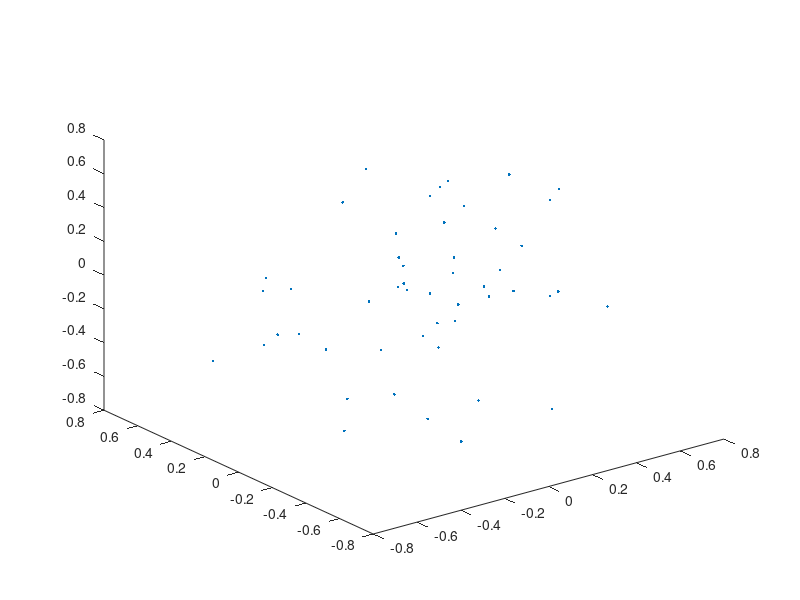

Source code (MATLAB): (Note: this script raises an error after producing the figure.)
% this script is the driver for self-calibration experiments; taking away
% the computation of the intrinsic parameters, it can be used to check the
% computation of camera motion from correspondences (relative orientation)
% in motion.m or the reconstruction (triangulation) algorithm in rec3d.m

% clear;

% number of points
numberOfPoints = 50

% number of trials to be averaged ( >10 )
numberOftrials = 70

% number of views (or cameras)
numberOfViews = 5

% std dev of gaussian noise added to image
sigma =1.0;

% perturbation of initial value
% pert = 0.0;

aut = [];
avt = [];
u0t = [];
v0t = [];
nt  = [];
ptmean  = [];
rtmean  = [];

for pert = 0:10:1
% for numberOfViews = 3:2:15
% for sigma = 0:0.5:4

  au = [];
  av = [];
  u0 = [];
  v0 = [];
  nconv =0;
  pix_err = []; 
  rec_err = [];
  
  for trial =1:numberOftrials

    %  set of fundamental matrices
    global Fs;
    Fs = zeros(3,3,numberOfViews,numberOfViews);

    global Ws;
    Ws = zeros(numberOfViews,numberOfViews);

    imagePoints = zeros(numberOfPoints,2,numberOfViews);

    PPM = zeros(3,4,numberOfViews);
    PPMGT = zeros(3,4,numberOfViews);

    % punti random in un cubo di lato 0.5
    % che e' conenuto in una sfera di raggio sqrt(3)/2
    data = (rand(numberOfPoints,3)-0.5)./(sqrt(3)/2);

    % plot 3D points
    x = data(:,1);
    y = data(:,2);
    z = data(:,3);
    figure(2)
    plot3(x,y,z,'.');
    hold on

    % camera intrinsic parameters, constant  
    A = [
      800 0   256
      0	  800 256
      0	  0     1];

    % random camera position (first camera) 
    P = rcam(A, [0 0 0], 2.5, 0.25);
    
    G0 = [inv(A) * P; ; 0 0 0 1];
    % G0 e' la trasformazione dei punti dal rif mondo al rif della prima tc 
    
    % applica G0 ai punti 3D
    [x,y,z] = p3t(G0,x,y,z);

    % con i punti espressi in qto sistema, la prima tc e' I|0
    P = A * [eye(3), zeros(3,1)];
    
    % project world points to image points
    [u,v]= projf(P,x,y,z);
    
    % add noise to image points
    u = u + sigma * randn(size(u));
    v = v + sigma * randn(size(v));
    
    imagePoints(:,:,1) = [u,v];
    PPMGT(:,:,1) = P;
    
    % generazione viste successive
    
    for view=2:numberOfViews
      
      % random camera position
      P = rcam(A, [0 0 0], 2.5, 0.25);
            
      % apply world coordinate transformation
      P = P * inv(G0);
      
      % project world points to image points
      [u,v]= projf(P,x,y,z);
      
      % add noise to image points
      u = u + sigma * randn(size(u));
      v = v + sigma * randn(size(v));
      
      imagePoints(:,:,view) = [u,v];
      PPMGT(:,:,view) = P;
      
      % t12 is needed to fix the scale 
      if view == 2
	t12 = inv(A) * P(:,4);
      end
      
      % plot points 
      figure(1)      
      plot(u,v,'+g');
      axis equal;
      % pause
      
    end
    figure(2)
    hold off
    
    % In the real case plug the results of the tracker here in imagePoints
    

    % calcolo le n*(n-1)/2  matrici fondamentali di tutte le coppie di viste

    for i=1:numberOfViews
      for j=i+1:numberOfViews
	
	% calcola la matrice fondamentale ij 
	Fs(:,:,i,j) = ...
	    fm(imagePoints(:,1,i),imagePoints(:,2,i),imagePoints(:,1,j),imagePoints(:,2,j)); 
	
	% check fundamental matrix by computing residuals of m_j * F_ij * m_i = 0
	err = 0;
	for k=1:numberOfPoints
	  err =  err + norm([imagePoints(k,1,j), imagePoints(k,2,j), 1]  * Fs(:,:,i,j) * ...
	      [imagePoints(k,1,i), imagePoints(k,2,i), 1]');
	end
	err =  err/numberOfPoints;
	disp(sprintf('Fundamental matrix %d %d residual: %0.5g',i,j,err));
	
	Ws(i,j) = 1/err;
	
      end
      
    end

    Ws = Ws./sum(sum(Ws));

    % find intrinsic parameters by minimizing residuals with Nelder-Meads
    % the fundamntals matrices are globals

  
    a_true =   [A(1,1), A(1,3), A(2,2), A(2,3)]
    a_conv = fmins('cipolla_cost2',a_true)
    
    a0 = a_true + pert * a_true.*(rand(1,4)-0.0)
    
    % a0 = rand(1,4)*2000
    
    disp(sprintf('initial cost: %0.5g',norm(cipolla_cost2(a0))))
    a = fmins('cipolla_cost2',a0)
    disp(sprintf('solution cost: %0.5g',norm(cipolla_cost2(a))))
    
    if norm(a_conv - a)/norm(a_conv) < 0.1
      nconv = nconv + 1;
    else
      % error('self-calibration did not converged');
      %  disp('self-calibration did not converged');
    end
    
    % this is the resulting Intrinsic parameters mateix 
    
     A = [
       a(1)	0     a(2)
       0	a(3)  a(4)
       0	0   1];
 
     au = [au a(1)];
     av = [av a(3)];
     u0 = [u0 a(2)];
     v0 = [v0 a(4)];
 
 
     % first view
     PPM(:,:,1) = A *[ 
       1     0     0     0
       0     1     0     0
       0     0     1     0 ];
 
 
     % second view
     [R,t] = motion(Fs(:,:,1,2),A,imagePoints(:,1,1),imagePoints(:,2,1),imagePoints(:,1,2),imagePoints(:,2,2));
 
     % t12 comes from the groung truth; it fixes the scale factor
     t = t/norm(t)*norm(t12);
 
     PPM(:,:,2) = A * [R   t];
     t12 = t;
 
     % any view > 3
     for i=3:numberOfViews
       
       % fattorizzazione RS  
       [R,t]     = motion(Fs(:,:,1,i),A,imagePoints(:,1,1),imagePoints(:,2,1),imagePoints(:,1,i),imagePoints(:,2,i));  
       [R2i,t2i] = motion(Fs(:,:,2,i),A,imagePoints(:,1,2),imagePoints(:,2,2),imagePoints(:,1,i),imagePoints(:,2,i));
       
       % normalization factor to obtain coherent projection matrices
       % Explanation: see Luong & Faugeras IJCV 33(3), 1997 pg 32
       % Algorithm: see Zeller & Faugeras, INRIA RR 2793, sec. 6
       k = (norm(cross(R2i*t12,t2i))^2)/(cross(t,t2i)' * cross(R2i*t12,t2i));
       
       % camera matrix 
       PPM(:,:,i) = A * [R, k*t];
       
     end
     
     % at this point, the reconstructed camera matrices are in PPM     
     [xr,yr,zr]=rec3d(PPM,imagePoints);
     
     % bundle adjustment
     % tolto perche' troppo lungo. Forse con fminu va meglio
     % $$$     disp('refining reconstruction');
     % $$$     struct=[xr',yr',zr'];    
     % $$$     struct = fmins('recres',struct,[],[],PPM,imagePoints);
     % $$$     dim = length(struct);
     % $$$     xr = struct(1:dim/3)';
     % $$$     yr = struct(dim/3+1:2*dim/3)';
     % $$$     zr = struct(2*dim/3+1:dim)';
 
     % RMS 3D error on euclidean reconstruction
     eres= sqrt((sum((x-xr).^2 + (y-yr).^2 + (z-zr).^2))/(numberOfPoints-1));      
     disp(sprintf('RMS error on euclidean reconstruction: %0.5g',eres));
     rec_err = [rec_err, eres];
     
     % average RMS pixel error *** viene troppo elevato: perche? ***
     pres = rpe(PPM,imagePoints,xr,yr,zr);
     disp(sprintf('average residual RMS pixels error: %0.5g',pres));
     pix_err = [pix_err, pres];
     
     % visualizzazione proiezione 2D (solo l'ultima)
     i=numberOfViews;
     figure(3) 
     [u,v]= projf(PPM(:,:,i),xr,yr,zr);
     plot(u,v,'or');
     hold on
     plot(imagePoints(:,1,i),imagePoints(:,2,i),'+g')
     axis equal;
     hold off
     
     % visualize 3D sructure with the right scele
     figure(4)
     plot3(xr,yr,zr,'or');
     hold on
     plot3(x,y,z,'+g');
     axis equal;
     hold off
     
     if eres > 1.0 | pres > 100
       disp('3D reconstruction may be wrong');
       pause
     end 
    
    % end of trial
  end
  
  % COMPUTING AND STORING ERRORS
    
   aut = [aut rmse(au, A(1,1)*ones(size(au)))];
   avt = [avt rmse(av, A(2,2)*ones(size(av)))];
   u0t = [u0t rmse(u0, A(1,3)*ones(size(u0)))];
   v0t = [v0t rmse(v0, A(2,3)*ones(size(v0)))];
        nt = [nt nconv];
   
   % trimmed mean (...ish): discard  last ten
   rec_err = sort(rec_err);
   rec_err = rec_err(1:length(rec_err)-10);
   pix_err = sort(pix_err);
   pix_err = pix_err(1:length(pix_err)-10);
   rtmean = [rtmean mean(rec_err)];
   ptmean = [ptmean mean(pix_err)];
   
  % end of outer cycle (on sigma or views)  
end

save aut
save avt
save u0t
save v0t
save nt
save ptmean
save rtmean

A = [
  800 0   256
  0	  800 256
  0	  0     1];

v =  0:0.5:4;


figure(5)
pl1 = plot( v,aut./A(1,1),'x--') ;
hold on
pl2 = plot( v,avt./A(2,2),'s:') ;
pl3 = plot( v,u0t./A(1,3),'+-.') ;
pl4 = plot( v,v0t./A(2,3),'o-'); 
hold off

xlabel('image noise (pixels)') ;     
ylabel('relative RMS error')  ;
title('5 views');
legend([pl1,pl2,pl3,pl4],'au','av','u0','v0');

figure(6)
plot( v,ptmean,'o-')
ylabel('RMS pixel error')  ;  
xlabel('image noise (pixels)') ;   
title('5 views');

figure(7)
plot( v,rtmean,'o-')
ylabel('reconstruction error');
xlabel('image noise (pixels)') ;   
title('5 views');

figure(8)
bar(100*[0:10:1],100*nt/100,'y')
ylabel('percentage of convergence');
xlabel('percentage perturbation of initial value');
title('5 views, 1.0 pixel image noise');

 







 